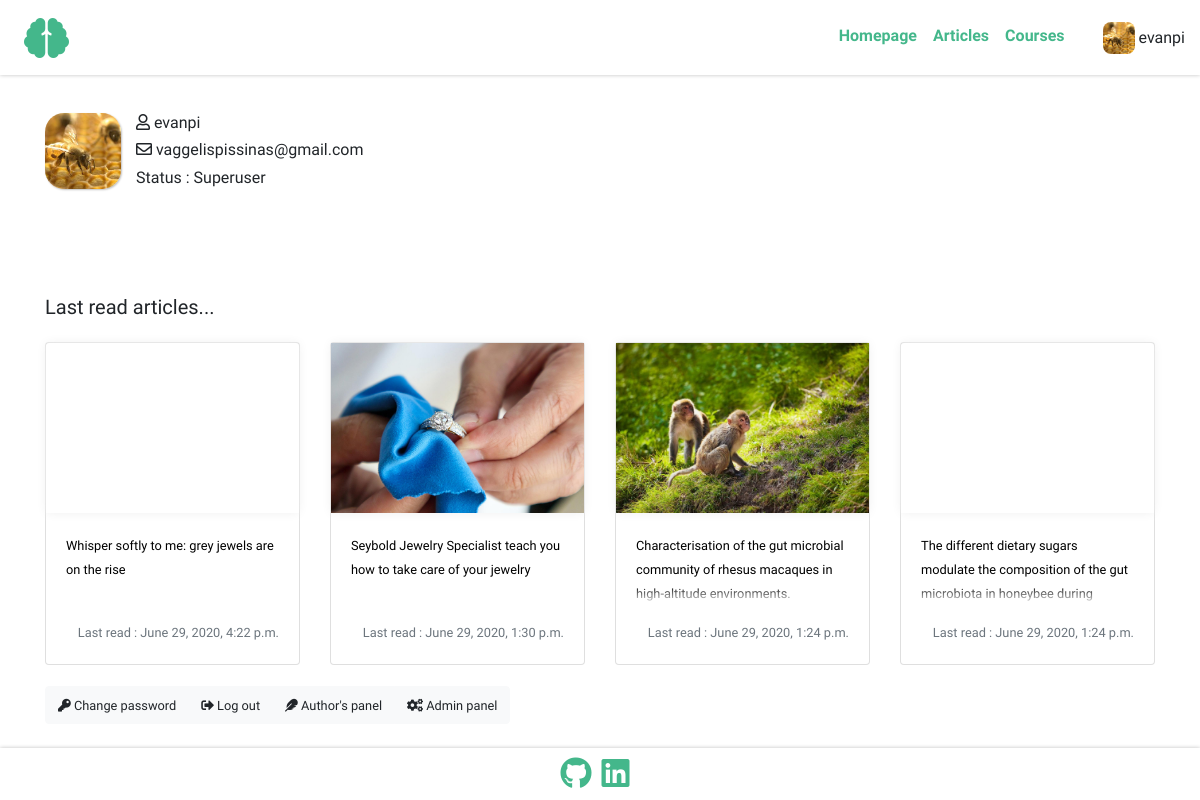
Before: /accounts/profile/ (signed in) with the older database file.
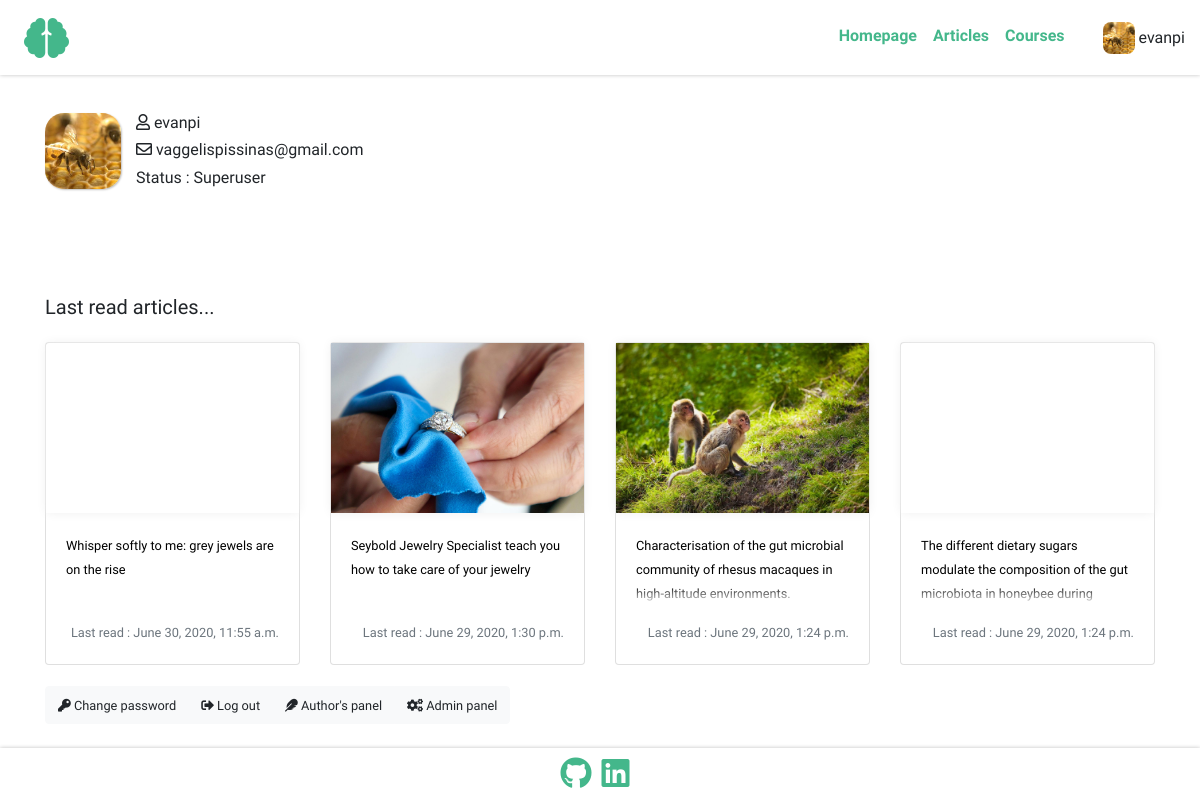
After: the same page with the newer database file.
### users/models.py (models this page shows)
class ArticlesViews(models.Model):
    class Meta:
        verbose_name = 'User History - Article view'
        verbose_name_plural = 'User History - Articles views'
    article = models.ForeignKey(Articles, on_delete=models.CASCADE)
    profile = models.ForeignKey(Profile, on_delete=models.CASCADE)
    created = models.DateTimeField(auto_now_add=True)

### articles/models.py (models this page shows, shortened)
class Articles(models.Model, HitCountMixin):
    class Meta:
        verbose_name = 'Article'
        verbose_name_plural = 'Articles'
    category = models.ForeignKey(ArticlesCategories, on_delete=models.SET_NULL, null=True, blank=True)
    title = models.TextField(max_length=256,unique=True)
    search = models.CharField(default='',editable=False,max_length=512)
    slug = models.SlugField(editable=False,max_length=256)
    subtitle = models.TextField(max_length=256, blank=True)
    image = models.ImageField(upload_to = "Articles_Images", default='')
    use_image_as_background_in_article = models.BooleanField(default=True)
    article = RichTextUploadingField(external_plugin_resources=[('exportpdf','/static/articles/js/exportpdf/','plugin.js')])
    tags = TaggableManager(blank=True)
    created = models.DateTimeField(auto_now_add=True)
    updated = models.DateTimeField(auto_now=True)
    publish_date = models.DateTimeField()
    author = models.CharField(editable=False, default='', max_length=256)

### users/views.py (the view)
# urls.py: path('profile/', views.profile, name='profile'),
@login_required
def profile(request):
    username = request.user.username
    profile = Profile.objects.get(user__username=username)
    viewed_articles_all = ArticlesViews.objects.filter(profile=profile).order_by('-created')
    unique_titles = list(np.unique([i.article.title for i in viewed_articles_all]))
    viewed_articles = []
    for i in viewed_articles_all:
        if i.article.title in unique_titles:
            viewed_articles.append(i)
            unique_titles.remove(i.article.title)
    viewed_articles = viewed_articles[:4]
    if request.method == "POST":
        form = UserProfileImage(request.POST, request.FILES, instance=request.user.profile)
        if form.is_valid():
            form.save()
            return redirect('profile')
    else:
        form = UserProfileImage(instance=request.user.profile)
    context = {'form':form, 'profile':profile, 'viewed_articles':viewed_articles}
    return render(request, 'users/profile.html', context)

### users/templates/users/profile.html (shortened to what this page needs)
{% extends 'articles/base.html' %}
{% load static %}
{% load crispy_forms_tags %}
{% load thumbnail %}
{% block links %}
<link rel="stylesheet" href="{% static 'users/css/profile.css' %}">
<link rel="stylesheet" href="{% static 'articles/css/custom-buttons.css' %}">
{% endblock %}
{% block main %}
{% include 'articles/navigation.html' %}
  <div id="profile">
    <div class="container" style="margin-bottom: 15px;">
        <div id="profileImageDiv">
          <div>
            {% if user.profile.profile_image %}
            <div id="profileImage" style="background-image: url({{profile.profile_image.url}});">
            </div>
            {% else %}
            <div id="firstLetterImage">
              <div id="firstLetterImageInner">
                <span>{{user.username|upper|first}}</span>
              </div>
            </div>
            {% endif %}
          </div>
          <div style="margin-left:15px;">
            <h6><i class="far fa-user"></i> {{user.username}}</h6>
            <h6><i class="far fa-envelope"></i> {{user.email}}</h6>
            {% if request.user.is_superuser %}
            <h6>Status : Superuser</h6>
            {% elif request.user.is_staff %}
            <h6>Status : Staff</h6>
            {% else %}
            <h6>Status : Member</h6>
            {% endif %}
          </div>
        </div>
    </div>
    <div class="container">
      <h5>Last read articles...</h5>
    <div class="row">
        {% for view in viewed_articles %}
          <div class="col-12 col-sm-6 col-xl-3">
            <a href="{% url 'article' view.article.slug %}">
              <div style="margin-top:15px;" class="card viewed-article-card">
                {% thumbnail view.article.image "500x500" quality=91 as im %}
                <div class="viewed-article-image-div" style="background-image: url({{im.url}});">
                </div>
                {% endthumbnail %}
                <div class="card-body" style="display: flex; flex-direction: column; justify-content: space-between;">
                  <div class="fade-div">
                    <small class="viewed-article-title" style="color: black;">{{view.article.title}}</small>
                    <p class="fade-effect"></p>
                  </div>
                  <div class="text-muted text-right article-last-viewed-date" >
                    <small>Last read : {{view.created}}</small>
                  </div>
                </div>
              </div>
            </a>
          </div>
        {% endfor %}
    </div>
  </div>
  <div class="container">
    <div class="btn-group" role="group" aria-label="Basic example">
      <a style="margin-top:4px;" class="btn btn-light" href="{% url 'password_change' %}">
       <small><i class="fas fa-key"></i> Change password</small>
      </a>
      <a style="margin-top:4px;" class="btn btn-light" href="{% url 'logout' %}">
        <small><i class="fas fa-sign-out-alt"></i> Log out</small>
      </a>
      {% if user.is_staff %}
      <a style="margin-top:4px;" class="btn btn-light" href="{% url 'authorsArticlesPreview' %}">
        <small><i class="fas fa-feather"></i> Author's panel</small>
      </a>
      <a style="margin-top:4px;" class="btn btn-light" href="{% url 'admin:index' %}">
        <small><i class="fa fa-cogs"></i> Admin panel</small>
      </a>
      {% endif %}
    </div>
  </div>
</div>
{% endblock %}
{% block footer %}
{% include 'articles/footer.html' %}
{% endblock %}

Changed rows visible on the page:
changed ArticlesViews "Whisper softly to me: grey jewels are on the rise": created "June 29, 2020, 4:22 p.m." → "June 30, 2020, 11:55 a.m."
